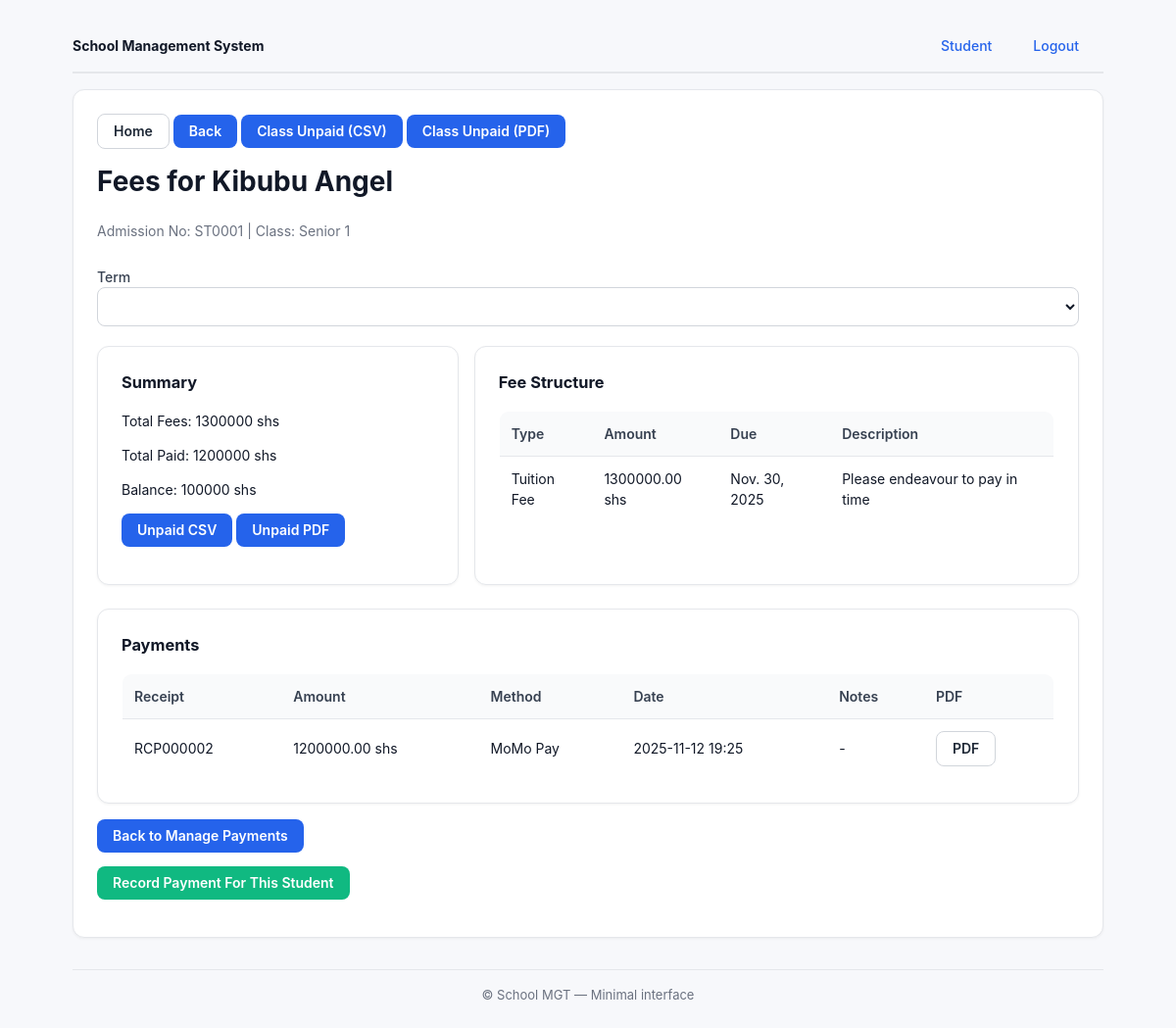
The page /portal/bursar/student/1/fees/ (signed in) on the database its author committed.
### school/models.py (models this page shows, shortened)
class Student(models.Model):
    user = models.OneToOneField(User, on_delete=models.CASCADE)
    admission_number = models.CharField(max_length=20, unique=True)
    student_class = models.ForeignKey(Class, on_delete=models.SET_NULL, null=True)
    date_of_birth = models.DateField()
    guardian_name = models.CharField(max_length=100)
    guardian_phone = models.CharField(max_length=15)
    photo = models.ImageField(upload_to='students/photos/', blank=True, null=True)
    is_graduated = models.BooleanField(default=False)
    graduation_year = models.CharField(max_length=9, blank=True, null=True)
    class Meta:
        db_table = 'students'

class User(AbstractUser):
    USER_TYPE_CHOICES = (
        ('admin', 'Administrator'),
        ('teacher', 'Teacher'),
        ('student', 'Student'),
        ('bursar', 'Bursar'),
    )
    user_type = models.CharField(max_length=10, choices=USER_TYPE_CHOICES)
    phone = models.CharField(max_length=15, blank=True, null=True)
    address = models.TextField(blank=True, null=True)
    class Meta:
        db_table = 'users'

class Class(models.Model):
    name = models.CharField(max_length=50)
    level = models.CharField(max_length=20)
    class_teacher = models.ForeignKey(User, on_delete=models.SET_NULL, null=True,
                                      limit_choices_to={'user_type': 'teacher'})
    academic_year = models.CharField(max_length=9, default='2024/2025')
    promotion_rank = models.IntegerField(default=0, help_text="Order used for automatic promotion across years")
    class Meta:
        db_table = 'classes'
        verbose_name_plural = 'Classes'

class ClassFee(models.Model):
    class_assigned = models.ForeignKey(Class, on_delete=models.CASCADE)
    term = models.ForeignKey(Term, on_delete=models.CASCADE)
    amount = models.DecimalField(max_digits=10, decimal_places=2)
    due_date = models.DateField()
    fee_type = models.CharField(max_length=50, choices=[
        ('tuition', 'Tuition Fee'),
        ('exam', 'Examination Fee'),
        ('lab', 'Laboratory Fee'),
        ('other', 'Other Charges')
    ])
    description = models.TextField(blank=True)
    class Meta:
        db_table = 'class_fees'
        unique_together = ['class_assigned', 'term', 'fee_type']

class FeePayment(models.Model):
    PAYMENT_STATUS_CHOICES = (
        ('pending', 'Pending'),
        ('partial', 'Partially Paid'),
        ('paid', 'Fully Paid'),
        ('overdue', 'Overdue')
    )
    PAYMENT_METHOD_CHOICES = (
        ('cash', 'Cash'),
        ('bank', 'Bank Transfer'),
        ('mtn', 'MTN Mobile Money'),
        ('airtel', 'Airtel Mobile Money'),
        ('momo_pay', 'MoMo Pay'),
    )
    student = models.ForeignKey(Student, on_delete=models.CASCADE)
    term = models.ForeignKey(Term, on_delete=models.CASCADE)
    payment_date = models.DateTimeField(auto_now_add=True)
    payment_method = models.CharField(max_length=20, choices=PAYMENT_METHOD_CHOICES)
    amount_paid = models.DecimalField(max_digits=10, decimal_places=2)
    payment_status = models.CharField(max_length=10, choices=PAYMENT_STATUS_CHOICES, default='pending')
    receipt_no = models.CharField(max_length=20, unique=True)
    transaction_reference = models.CharField(max_length=50, blank=True)
    processed_by = models.ForeignKey(
        User,
        on_delete=models.SET_NULL,
        null=True,
        limit_choices_to=models.Q(user_type__in=['bursar', 'admin'])
    )
    notes = models.TextField(blank=True)
    class Meta:
        db_table = 'fee_payments'

### school/views.py (the view)
# urls.py: path('portal/bursar/student/<int:student_id>/fees/', views.student_fee_detail, name='student_fee_detail'),
@login_required
def student_fee_detail(request, student_id):
    student = get_object_or_404(Student, id=student_id)
    if not (is_bursar(request.user) or is_admin(request.user) or (is_student(request.user) and getattr(request.user, 'student', None) and request.user.student.id == student_id)):
        messages.error(request, 'You do not have permission to view this student\'s fees.')
        return redirect('login')
    terms = Term.objects.all()
    term_id = request.GET.get('term_id')
    term = get_object_or_404(Term, id=term_id) if term_id else Term.objects.filter(is_active=True).first()
    if term:
        fees = ClassFee.objects.filter(
            class_assigned=student.student_class,
            term=term
        )
        payments = FeePayment.objects.filter(
            student=student,
            term=term
        ).order_by('-payment_date')
        total_fees = fees.aggregate(total=Sum('amount'))['total'] or 0
        total_paid = payments.aggregate(total=Sum('amount_paid'))['total'] or 0
        balance = total_fees - total_paid
    else:
        fees = payments = []
        total_fees = total_paid = balance = 0
    context = {
        'student': student,
        'terms': terms,
        'current_term': term,
        'fees': fees,
        'payments': payments,
        'total_fees': total_fees,
        'total_paid': total_paid,
        'balance': balance
    }
    return render(request, 'bursar/student_fee_detail.html', context)

### school/views.py (called while the page is built)
def is_admin(user):
    return getattr(user, 'user_type', None) == 'admin' or user.is_superuser or user.is_staff

def is_bursar(user):
    return user.user_type == 'bursar'

### school/templates/bursar/student_fee_detail.html (shortened to what this page needs)
{% extends 'base.html' %}
{% block content %}
<nav style="margin-bottom:12px">
        <a class="btn btn-outline-primary" href="{% url 'bursar_dashboard' %}">Home</a>
        <a class="btn" href="javascript:history.back()">Back</a>
        {% if current_term %}
                <a class="btn" href="{% url 'bursar_unpaid_report' class_id=student.student_class.id term_id=current_term.id %}" target="_blank">Class Unpaid (CSV)</a>
                <a class="btn" href="{% url 'bursar_unpaid_report_pdf' class_id=student.student_class.id term_id=current_term.id %}" target="_blank">Class Unpaid (PDF)</a>
        {% endif %}
</nav>
<h1 style="margin-top:0">Fees for {{ student.user.get_full_name }}</h1>
<p class="muted">Admission No: {{ student.admission_number }} | Class: {{ student.student_class.name }}</p>
<form method="get" class="row" style="gap:12px;align-items:flex-end">
        <div class="col">
                <label>Term
                        <select name="term_id" onchange="this.form.submit()">
                                {% for t in terms %}
                                        <option value="{{ t.id }}" {% if current_term and current_term.id == t.id %}selected{% endif %}>{{ t.name }}</option>
                                {% endfor %}
                        </select>
                </label>
        </div>
</form>
<div class="row" style="margin-top:16px;gap:16px;flex-wrap:wrap">
    <div class="card" style="flex:1 1 300px">
        <h3 style="margin-top:0">Summary</h3>
        <p>Total Fees: {{ total_fees }} shs</p>
        <p>Total Paid: {{ total_paid }} shs</p>
        <p>Balance: {{ balance }} shs</p>
        {% if current_term %}
            <p>
                <a class="btn" href="{% url 'bursar_unpaid_report' class_id=student.student_class.id term_id=current_term.id %}" target="_blank">Unpaid CSV</a>
                <a class="btn" href="{% url 'bursar_unpaid_report_pdf' class_id=student.student_class.id term_id=current_term.id %}" target="_blank">Unpaid PDF</a>
            </p>
        {% endif %}
    </div>
    <div class="card" style="flex:2 1 480px">
        <h3 style="margin-top:0">Fee Structure</h3>
        {% if fees %}
            <table>
                <thead><tr><th>Type</th><th>Amount</th><th>Due</th><th>Description</th></tr></thead>
                <tbody>
                    {% for f in fees %}
                        <tr>
                            <td>{{ f.get_fee_type_display }}</td>
                            <td>{{ f.amount }} shs</td>
                            <td>{{ f.due_date }}</td>
                            <td>{{ f.description }}</td>
                        </tr>
                    {% endfor %}
                </tbody>
            </table>
        {% else %}
            <p>No fees defined for this term.</p>
        {% endif %}
    </div>
</div>
<div class="card" style="margin-top:24px">
    <h3 style="margin-top:0">Payments</h3>
    {% if payments %}
        <table>
            <thead><tr><th>Receipt</th><th>Amount</th><th>Method</th><th>Date</th><th>Notes</th><th>PDF</th></tr></thead>
            <tbody>
                {% for p in payments %}
                    <tr>
                        <td>{{ p.receipt_no }}</td>
                        <td>{{ p.amount_paid }} shs</td>
                        <td>{{ p.get_payment_method_display }}</td>
                        <td>{{ p.payment_date|date:"Y-m-d H:i" }}</td>
                        <td>{{ p.notes|default:'-' }}</td>
                        <td><a href="{% url 'generate_fee_receipt' payment_id=p.id %}" class="btn btn-outline-primary" target="_blank">PDF</a></td>
                    </tr>
                {% endfor %}
            </tbody>
        </table>
    {% else %}
        <p>No payments recorded.</p>
    {% endif %}
</div>
<p style="margin-top:16px"><a href="{% url 'manage_payments' %}" class="btn">Back to Manage Payments</a></p>
<p><a href="{% url 'manage_payments' %}?student_id={{ student.id }}" class="btn btn-success">Record Payment For This Student</a></p>
{% endblock %}

### school/static/css/style.css (style rules this page uses)
:root { --bg:#f7f8fb; --card:#ffffff; --muted:#6b7280; --text:#111827; --accent:#2563eb; --border:#e5e7eb; --table:#ffffff }
* { box-sizing:border-box }
html,body { height:100% }
body { margin:0;background:var(--bg);color:var(--text);font:14px/1.5 "Inter",system-ui,-apple-system,Segoe UI,Roboto,Arial,sans-serif }
.muted { color:var(--muted) }
.card { background:var(--card);border:1px solid var(--border);border-radius:12px;padding:24px;box-shadow:0 1px 3px rgba(0,0,0,0.05) }
.row { display:flex;gap:16px;flex-wrap:wrap }
.col { flex:1 1 240px }
.btn { display:inline-block;background:var(--accent);color:#fff;border:none;border-radius:8px;padding:10px 16px;text-decoration:none;cursor:pointer;font-size:14px;font-weight:600;line-height:1 }
.btn-outline-primary { background:#fff;color:#1f2937;border:1px solid #d1d5db }
.btn-success { background:#10b981 }
label { display:block; margin:12px 0 4px; font-weight:500; color:#374151 }
input[type="text"],input[type="number"],input[type="date"],input[type="email"],input[type="password"],input[type="time"],select,textarea { width:100%; padding:10px; border-radius:8px; border:1px solid #d1d5db; background:#ffffff; color:#111827; font-size:14px }
table { width:100%;border-collapse:collapse;margin-top:8px;background:var(--table);border-radius:10px;overflow:hidden;border:1px solid var(--border) }
th,td { padding:12px;border-bottom:1px solid var(--border) }
th { background:#f9fafb;text-align:left;font-weight:600;color:#374151 }

### rows shown on the page
Student: user.get_full_name "Kibubu Angel", admission_number "ST0001", student_class.name "Senior 1"
ClassFee: fee_type "Tuition Fee", amount "1300000.00", due_date "Nov. 30, 2025", description "Please endeavour to pay in time"
FeePayment: receipt_no "RCP000002", amount_paid "1200000.00", payment_method "MoMo Pay", payment_date "2025-11-12 19:25", notes "-"

### other values the page prints
{{ total_fees }} "1300000"
{{ total_paid }} "1200000"
{{ balance }} "100000"
